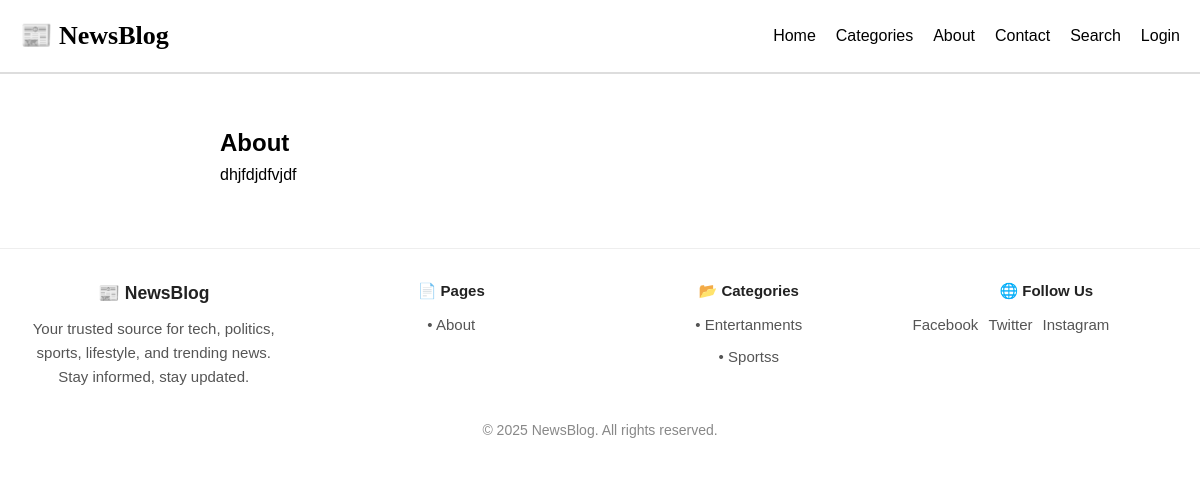
/page.php?slug=about, run on the app's committed database.
### tables this page shows
CREATE TABLE `pages` (
  `id` int(11) NOT NULL,
  `title` varchar(255) NOT NULL,
  `slug` varchar(255) NOT NULL,
  `content` text NOT NULL,
  `created_at` timestamp NOT NULL DEFAULT current_timestamp()
);

CREATE TABLE `categories` (
  `id` int(11) NOT NULL,
  `name` varchar(100) NOT NULL,
  `description` text DEFAULT NULL,
  `created_at` timestamp NOT NULL DEFAULT current_timestamp()
);

### page.php (the view, shortened to what this page needs)
<?php
require_once 'includes/db.php';
require_once 'includes/header.php';
$slug = $_GET['slug'] ?? '';
$stmt = $conn->prepare("SELECT title, content FROM pages WHERE slug = ?");
$stmt->bind_param("s", $slug);
$stmt->execute();
$result = $stmt->get_result();
$page = $result->fetch_assoc();
if (!$page) {
    echo "<p>Page not found.</p>";
} else {
    echo "<div style='max-width:800px;margin:30px auto;padding:20px;background:#fff;'>";
    echo "<h2>" . htmlspecialchars($page['title']) . "</h2>";
    echo "<div>" . $page['content'] . "</div>";
    echo "</div>";
}
require_once 'includes/footer.php';
?>

### includes/footer.php (shortened to what this page needs)
<footer style="
    background: #ffffff;
    color: #333;
    padding: 30px 20px;
    font-family: Arial, sans-serif;
    margin-top: 40px;
    border-top: 1px solid #eee;
">
  <div class="footer-container">
    <div class="footer-column">
      <h3>📰 NewsBlog</h3>
      <p>
        Your trusted source for tech, politics, sports, lifestyle, and trending news. Stay informed, stay updated.
      </p>
    </div>
    <div class="footer-column">
      <h4>📄 Pages</h4>
      <ul>
        <?php
        $pages = $conn->query("SELECT slug, title FROM pages ORDER BY id ASC LIMIT 5");
        while ($page = $pages->fetch_assoc()) {
          echo "<li><a href='/page.php?slug=" . htmlspecialchars($page['slug']) . "'>• " . htmlspecialchars($page['title']) . "</a></li>";
        }
        ?>
      </ul>
    </div>
    <div class="footer-column">
      <h4>📂 Categories</h4>
      <ul>
        <?php
        $cats = $conn->query("SELECT id, name FROM categories ORDER BY name ASC LIMIT 5");
        while ($cat = $cats->fetch_assoc()) {
          echo "<li><a href='/category.php?id=" . $cat['id'] . "'>• " . htmlspecialchars($cat['name']) . "</a></li>";
        }
        ?>
      </ul>
    </div>
    <div class="footer-column">
      <h4>🌐 Follow Us</h4>
      <div class="footer-social">
        <a href="#">Facebook</a>
        <a href="#">Twitter</a>
        <a href="#">Instagram</a>
      </div>
    </div>
  </div>
  <div class="footer-bottom">
    &copy; <?php echo date('Y'); ?> NewsBlog. All rights reserved.
  </div>
</footer>

### style.css (style rules this page uses)
:root { --bg-color: #f4f4f4; --text-color: #333; --header-bg: #2c3e50; --header-text: #fff; --card-bg: #ffffff; --link-color: #2c3e50; --button-bg: #2c3e50; --button-text: #fff; --footer-bg: #2c3e50; }
* { box-sizing: border-box; margin: 0; padding: 0; }
body { font-family: "Segoe UI", Tahoma, Geneva, Verdana, sans-serif; background-color: var(--bg-color); color: var(--text-color); line-height: 1.6; }
a { text-decoration: none; color: var(--link-color); }
footer { background-color: var(--footer-bg); color: var(--header-text); text-align: center; padding: 20px; margin-top: 50px; font-size: 15px; }

### includes/header.php (style rules this page uses)
body { margin: 0; font-family: Arial, 'Times New Roman', Times, serif; background-color: #ffffff; color: #000000; }

### includes/footer.php (style rules this page uses)
.footer-container { display: flex; flex-wrap: wrap; gap: 30px; justify-content: space-between; max-width: 1200px; margin: auto; }
.footer-column { flex: 1 1 250px; min-width: 220px; }
.footer-column h3, .footer-column h4 { margin-bottom: 10px; color: #222; }
.footer-column p, .footer-column a { color: #555; line-height: 1.6; text-decoration: none; font-size: 15px; }
.footer-column ul { list-style: none; padding: 0; margin: 0; }
.footer-column li { margin-bottom: 8px; }
.footer-social { display: flex; flex-wrap: wrap; gap: 10px; }
.footer-bottom { text-align: center; margin-top: 30px; color: #888; font-size: 14px; }

### data on the page
pages: title "About", content "dhjfdjdfvjdf"
categories: name "Entertanments"
categories: name "Sportss"
